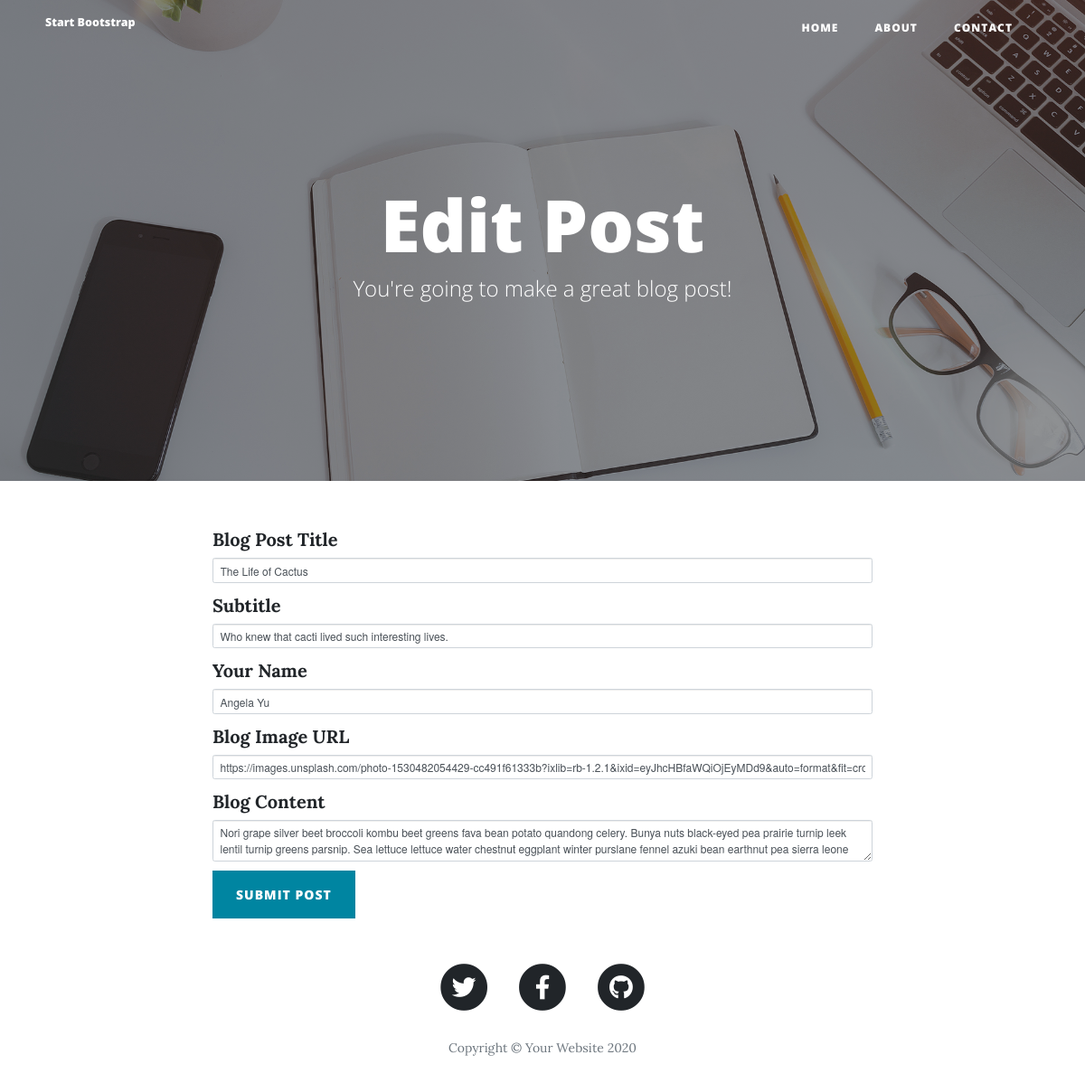
The app's page /edit-post/1, older data.
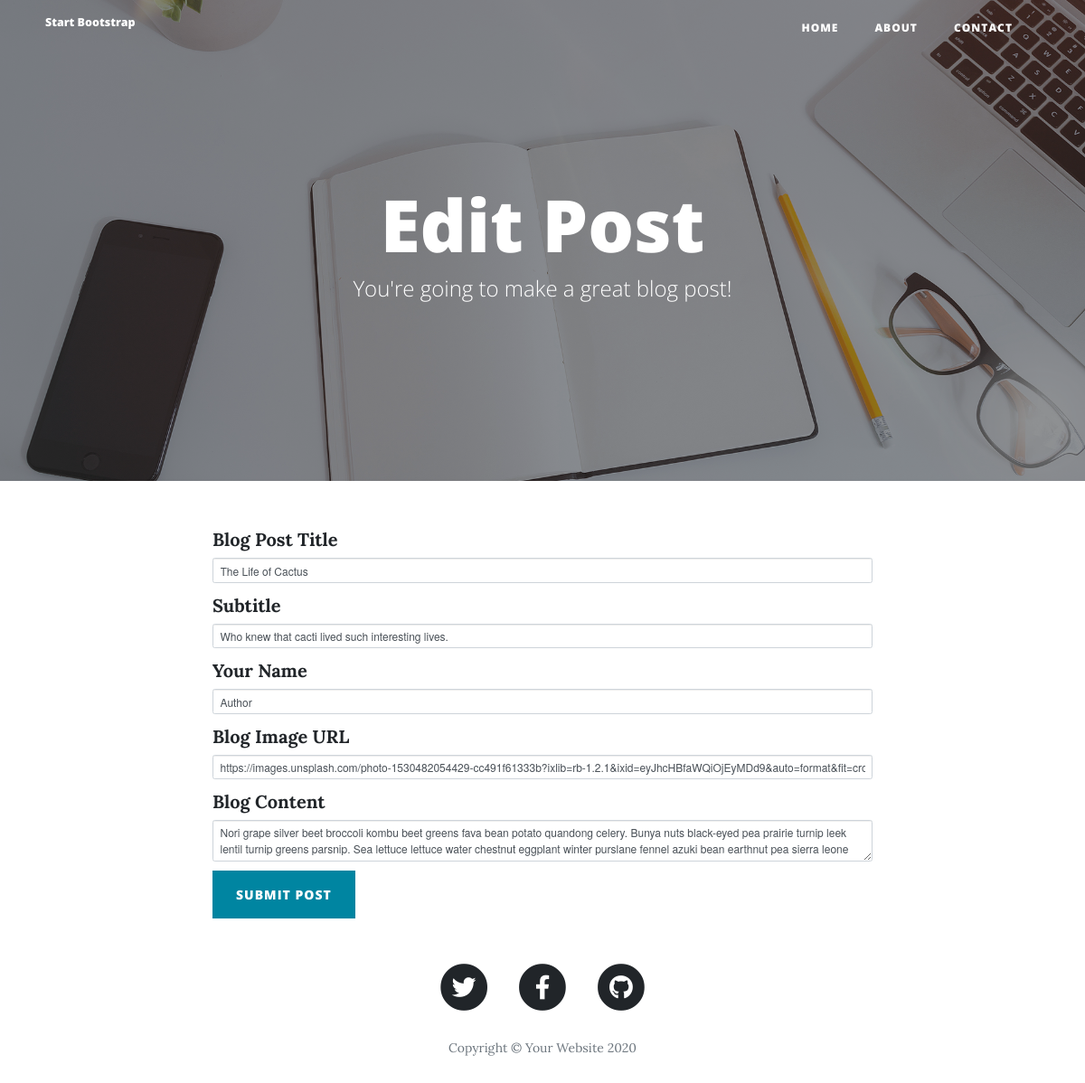
The same page, newer data.
### main.py (models this page shows)
class BlogPost(db.Model):
    id = db.Column(db.Integer, primary_key=True)
    title = db.Column(db.String(250), unique=True, nullable=False)
    subtitle = db.Column(db.String(250), nullable=False)
    date = db.Column(db.String(250), nullable=False)
    body = db.Column(db.Text, nullable=False)
    author = db.Column(db.String(250), nullable=False)
    img_url = db.Column(db.String(250), nullable=False)

### main.py (the view, shortened to what this page needs)
@app.route('/edit-post/<post_id>', methods=["GET", "POST"])
def edit_post(post_id):
    post = BlogPost.query.get(post_id)
    edit_form = CreatePostForm(
        title=post.title,
        subtitle=post.subtitle,
        author=post.author,
        img_url=post.img_url,
        body=post.body
    )
    return render_template('make-post.html', form=edit_form, is_edit=True)

### main.py
class CreatePostForm(FlaskForm):
    title = StringField("Blog Post Title", validators=[DataRequired()])
    subtitle = StringField("Subtitle", validators=[DataRequired()])
    author = StringField("Your Name", validators=[DataRequired()])
    img_url = StringField("Blog Image URL", validators=[DataRequired(), URL()])
    body = CKEditorField("Blog Content", validators=[DataRequired()])
    submit = SubmitField("Submit Post")

### templates/make-post.html (shortened to what this page needs)
{% extends 'bootstrap/base.html' %}
{% import "bootstrap/wtf.html" as wtf %}
{% block content %}
{% include "header.html" %}
  <header class="masthead" style="background-image: url('{{ url_for('static', filename='img/edit-bg.jpg')}}')">
    <div class="overlay"></div>
    <div class="container">
      <div class="row">
        <div class="col-lg-8 col-md-10 mx-auto">
          <div class="page-heading">
            {% if is_edit: %}
            <h1>Edit Post</h1>
            {% else: %}
            <h1>New Post</h1>
            {% endif %}
            <span class="subheading">You're going to make a great blog post!</span>
          </div>
        </div>
      </div>
    </div>
  </header>
  <div class="container">
    <div class="row">
      <div class="col-lg-8 col-md-10 mx-auto">
          {{ wtf.quick_form(form, novalidate=True, button_map={'submit': 'primary'}) }}
      </div>
    </div>
  </div>
{% include "footer.html" %}
{% endblock %}

### templates/header.html (shortened to what this page needs)
<!DOCTYPE html>
<html lang="en">
<head>
  <link href="{{ url_for('static', filename='vendor/bootstrap/css/bootstrap.min.css') }}" rel="stylesheet">
  <link href="{{ url_for('static', filename='vendor/fontawesome-free/css/all.min.css')}}" rel="stylesheet" type="text/css">
  <link href="{{ url_for('static', filename='css/clean-blog.min.css')}}" rel="stylesheet">
</head>
<body>
  <nav class="navbar navbar-expand-lg navbar-light fixed-top" id="mainNav">
    <div class="container">
      <a class="navbar-brand" href="index.html">Start Bootstrap</a>
      <div class="collapse navbar-collapse" id="navbarResponsive">
        <ul class="navbar-nav ml-auto">
          <li class="nav-item">
            <a class="nav-link" href="/">Home</a>
          </li>
          <li class="nav-item">
            <a class="nav-link" href="/about">About</a>
          </li>
          <li class="nav-item">
            <a class="nav-link" href="/contact">Contact</a>
          </li>
        </ul>
      </div>
    </div>
  </nav>

### templates/footer.html (shortened to what this page needs)
  <footer>
    <div class="container">
      <div class="row">
        <div class="col-lg-8 col-md-10 mx-auto">
          <ul class="list-inline text-center">
            <li class="list-inline-item">
              <a href="#">
                <span class="fa-stack fa-lg">
                  <i class="fas fa-circle fa-stack-2x"></i>
                  <i class="fab fa-twitter fa-stack-1x fa-inverse"></i>
                </span>
              </a>
            </li>
            <li class="list-inline-item">
              <a href="#">
                <span class="fa-stack fa-lg">
                  <i class="fas fa-circle fa-stack-2x"></i>
                  <i class="fab fa-facebook-f fa-stack-1x fa-inverse"></i>
                </span>
              </a>
            </li>
            <li class="list-inline-item">
              <a href="#">
                <span class="fa-stack fa-lg">
                  <i class="fas fa-circle fa-stack-2x"></i>
                  <i class="fab fa-github fa-stack-1x fa-inverse"></i>
                </span>
              </a>
            </li>
          </ul>
          <p class="copyright text-muted">Copyright &copy; Your Website 2020</p>
        </div>
      </div>
    </div>
  </footer>
</body>
</html>

Row changes from the older to the newer data that the page shows:
changed BlogPost "The Life of Cactus": author "Angela Yu" → "Author"
